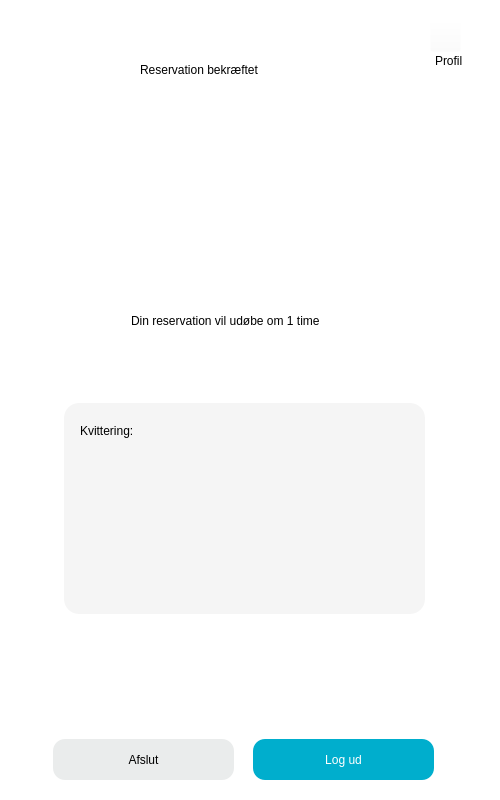
<?xml version="1.0" encoding="UTF-8"?>
<ui version="4.0">
 <class>MainWindow</class>
 <widget class="QMainWindow" name="MainWindow">
  <property name="enabled">
   <bool>true</bool>
  </property>
  <property name="geometry">
   <rect>
    <x>0</x>
    <y>0</y>
    <width>500</width>
    <height>800</height>
   </rect>
  </property>
  <property name="windowTitle">
   <string>Clever Projekt - Gruppe 2</string>
  </property>
  <property name="styleSheet">
   <string notr="true">background-color: qlineargradient(spread:pad, x1:0, y1:0, x2:1, y2:1, stop:0 rgba(1, 54, 54, 255), stop:1 rgba(1, 54, 54, 255));</string>
  </property>
  <widget class="QWidget" name="centralwidget">
   <widget class="QLabel" name="done">
    <property name="geometry">
     <rect>
      <x>140</x>
      <y>60</y>
      <width>211</width>
      <height>20</height>
     </rect>
    </property>
    <property name="styleSheet">
     <string notr="true">font: bold 20pt &quot;arial&quot;;
color: rgb(0, 0, 0);
background-color: rgba(255, 255, 255, 0);</string>
    </property>
    <property name="text">
     <string>Reservation bekræftet</string>
    </property>
   </widget>
   <widget class="QLabel" name="label_11">
    <property name="geometry">
     <rect>
      <x>0</x>
      <y>-10</y>
      <width>501</width>
      <height>811</height>
     </rect>
    </property>
    <property name="styleSheet">
     <string notr="true">background-color: rgb(255, 255, 255);</string>
    </property>
    <property name="text">
     <string/>
    </property>
   </widget>
   <widget class="QPushButton" name="afslutknap">
    <property name="geometry">
     <rect>
      <x>53</x>
      <y>739</y>
      <width>181</width>
      <height>41</height>
     </rect>
    </property>
    <property name="styleSheet">
     <string notr="true">background-color: rgb(234, 236, 236);
font: bold 15pt &quot;Arial&quot;;
color: rgb(0, 0, 0);
border-radius: 12px;</string>
    </property>
    <property name="text">
     <string>Afslut</string>
    </property>
   </widget>
   <widget class="QLabel" name="label_3">
    <property name="geometry">
     <rect>
      <x>180</x>
      <y>130</y>
      <width>131</width>
      <height>131</height>
     </rect>
    </property>
    <property name="styleSheet">
     <string notr="true">font: 28pt &quot;impact&quot;;
color: rgb(255, 255, 255);
background-color: rgba(255, 255, 255, 0);
border-radius: 10px;
</string>
    </property>
    <property name="text">
     <string/>
    </property>
    <property name="pixmap">
     <pixmap>checkmark.png</pixmap>
    </property>
    <property name="scaledContents">
     <bool>true</bool>
    </property>
   </widget>
   <widget class="QLabel" name="done_2">
    <property name="geometry">
     <rect>
      <x>80</x>
      <y>420</y>
      <width>161</width>
      <height>21</height>
     </rect>
    </property>
    <property name="styleSheet">
     <string notr="true">font: bold 14pt &quot;arial&quot;;
color: rgb(0, 0, 0);
background-color: rgba(255, 255, 255, 0);</string>
    </property>
    <property name="text">
     <string>Kvittering:</string>
    </property>
   </widget>
   <widget class="QLabel" name="bruger">
    <property name="geometry">
     <rect>
      <x>100</x>
      <y>464</y>
      <width>231</width>
      <height>21</height>
     </rect>
    </property>
    <property name="styleSheet">
     <string notr="true">font: 14pt &quot;arial&quot;;
color: rgb(0, 0, 0);
background-color: rgba(255, 255, 255, 0);</string>
    </property>
    <property name="text">
     <string/>
    </property>
   </widget>
   <widget class="QLabel" name="start">
    <property name="geometry">
     <rect>
      <x>100</x>
      <y>497</y>
      <width>141</width>
      <height>21</height>
     </rect>
    </property>
    <property name="styleSheet">
     <string notr="true">font: 14pt &quot;arial&quot;;
color: rgb(0, 0, 0);
background-color: rgba(255, 255, 255, 0);</string>
    </property>
    <property name="text">
     <string/>
    </property>
   </widget>
   <widget class="QLabel" name="adresse">
    <property name="geometry">
     <rect>
      <x>100</x>
      <y>560</y>
      <width>301</width>
      <height>21</height>
     </rect>
    </property>
    <property name="styleSheet">
     <string notr="true">font: 14pt &quot;arial&quot;;
color: rgb(0, 0, 0);
background-color: rgba(255, 255, 255, 0);</string>
    </property>
    <property name="text">
     <string/>
    </property>
   </widget>
   <widget class="QLabel" name="label_5">
    <property name="geometry">
     <rect>
      <x>64</x>
      <y>403</y>
      <width>361</width>
      <height>211</height>
     </rect>
    </property>
    <property name="styleSheet">
     <string notr="true">
background-color: rgba(0, 0, 0, 10);

border-radius: 15px;</string>
    </property>
    <property name="text">
     <string/>
    </property>
   </widget>
   <widget class="QLabel" name="done_7">
    <property name="geometry">
     <rect>
      <x>131</x>
      <y>310</y>
      <width>231</width>
      <height>21</height>
     </rect>
    </property>
    <property name="styleSheet">
     <string notr="true">font: 14pt &quot;arial&quot;;
color: rgb(0, 0, 0);
background-color: rgba(255, 255, 255, 0);</string>
    </property>
    <property name="text">
     <string>Din reservation vil udøbe om 1 time</string>
    </property>
   </widget>
   <widget class="QLabel" name="slut">
    <property name="geometry">
     <rect>
      <x>100</x>
      <y>530</y>
      <width>150</width>
      <height>21</height>
     </rect>
    </property>
    <property name="styleSheet">
     <string notr="true">font: 14pt &quot;arial&quot;;
color: rgb(0, 0, 0);
background-color: rgba(255, 255, 255, 0);</string>
    </property>
    <property name="text">
     <string/>
    </property>
   </widget>
   <widget class="QPushButton" name="log_ud">
    <property name="geometry">
     <rect>
      <x>253</x>
      <y>739</y>
      <width>181</width>
      <height>41</height>
     </rect>
    </property>
    <property name="styleSheet">
     <string notr="true">background-color: rgb(0, 174, 205);
font: BOLD 15pt &quot;Arial&quot;;
color: rgb(255, 255, 255);
border-radius: 12px;</string>
    </property>
    <property name="text">
     <string>Log ud</string>
    </property>
   </widget>
   <widget class="QPushButton" name="profil_indstillinger">
    <property name="geometry">
     <rect>
      <x>430</x>
      <y>20</y>
      <width>31</width>
      <height>32</height>
     </rect>
    </property>
    <property name="styleSheet">
     <string notr="true">background-color: rgba(255, 255, 255, 0);</string>
    </property>
    <property name="text">
     <string/>
    </property>
    <property name="icon">
     <iconset>
      <normaloff>user-2.png</normaloff>user-2.png</iconset>
    </property>
    <property name="iconSize">
     <size>
      <width>30</width>
      <height>30</height>
     </size>
    </property>
   </widget>
   <widget class="QLabel" name="done_3">
    <property name="geometry">
     <rect>
      <x>435</x>
      <y>50</y>
      <width>51</width>
      <height>21</height>
     </rect>
    </property>
    <property name="styleSheet">
     <string notr="true">font: 10pt &quot;arial&quot;;

color: rgb(0, 0, 0);
background-color: rgba(255, 255, 255, 0);</string>
    </property>
    <property name="text">
     <string>Profil</string>
    </property>
   </widget>
   <zorder>label_11</zorder>
   <zorder>done</zorder>
   <zorder>afslutknap</zorder>
   <zorder>label_3</zorder>
   <zorder>label_5</zorder>
   <zorder>done_7</zorder>
   <zorder>done_2</zorder>
   <zorder>start</zorder>
   <zorder>bruger</zorder>
   <zorder>adresse</zorder>
   <zorder>slut</zorder>
   <zorder>log_ud</zorder>
   <zorder>profil_indstillinger</zorder>
   <zorder>done_3</zorder>
  </widget>
 </widget>
 <resources/>
 <connections/>
</ui>
